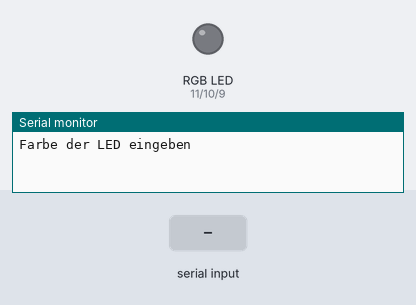
Bench run of a sketch on a simulated Arduino Uno, built with avr-gcc and run on an emulated ATmega328P. Parts: an RGB LED mixed from three pins (HIGH = lit), the last lines printed to the serial monitor. The inputs (shaded band) are chosen by the test bench.

Above: at 1.2 s.
1.3 s: "red" received over Serial
At 2.5 s:
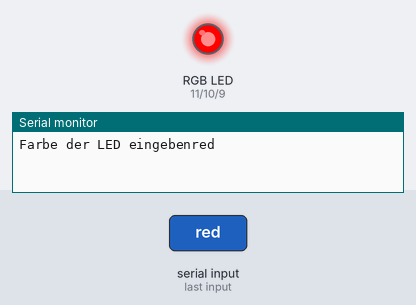
2.8 s: "green" received over Serial
At 3.8 s:
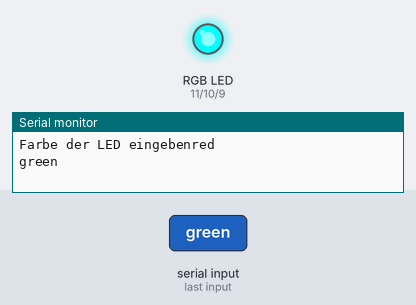
4.3 s: "blue" received over Serial
At 4.9 s:
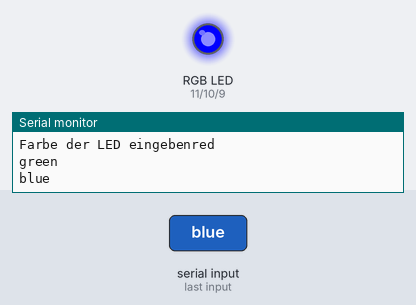
Timing chart, 0 to 7.3 s (numbered marks = the images above; inputs shaded):
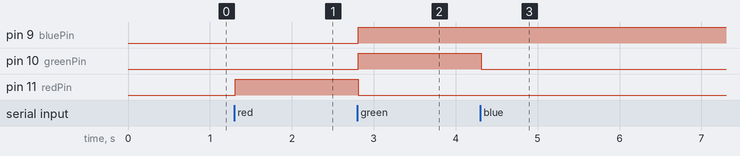

Measured:
- after the input at 1.3 s, pin 11 (redPin): LOW → HIGH at once
- after the input at 2.8 s, pin 9 (bluePin), pin 10 (greenPin): LOW → HIGH at once; pin 11 (redPin): HIGH → LOW at once
- after the input at 4.3 s, pin 10 (greenPin): HIGH → LOW at once

The sketch:

control_rgbled_serial.ino
```cpp
const int redPin = 11;
const int greenPin = 10;
const int bluePin = 9;
String comdata = "";
int lastLength = 0;

void setup()
{
         pinMode(redPin, OUTPUT);
         pinMode(greenPin, OUTPUT);
         pinMode(bluePin, OUTPUT);
         Serial.begin(9600);
         Serial.print("Farbe der LED eingeben");
}

void loop()
{

  if(Serial.available()>0)
  {
    comdata = "";
    while (Serial.available() > 0)
    {
      comdata += char(Serial.read());
      delay(2);
    }
    Serial.println(comdata);
  }

    if(comdata == "red")
    {
    color(255, 0, 0);
    }
    else if(comdata == "green")
    {
    color(0,255, 255);
    }
    else if(comdata == "blue")
    {
    color(0, 0, 255);
    }
    else
    {
    color(0, 0, 0);
    }
}

void color (unsigned char red, unsigned char green, unsigned char blue)
{
          analogWrite(redPin, red);
          analogWrite(bluePin, blue);
          analogWrite(greenPin, green);
}
```
